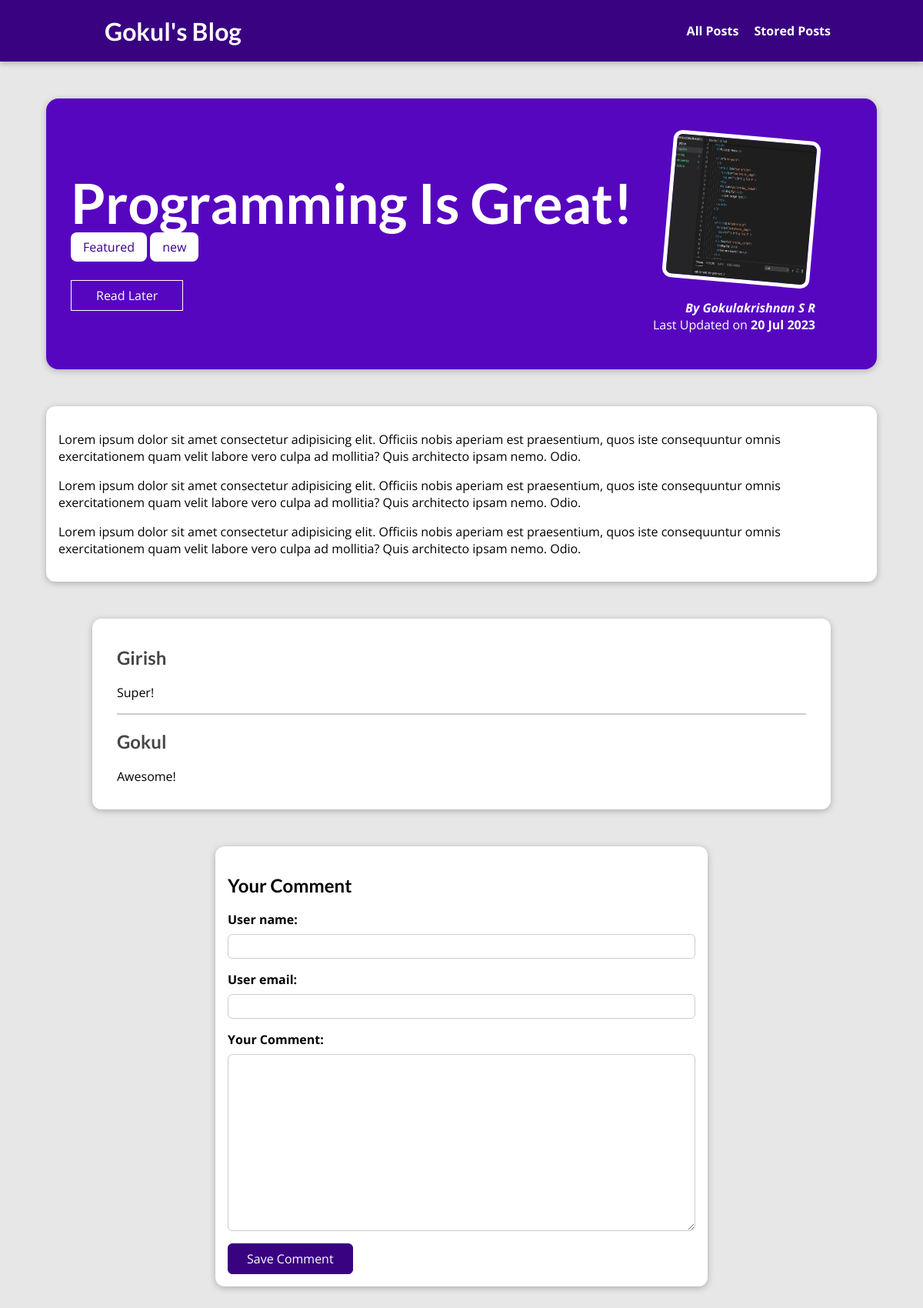
The page /posts/programming-is-great on the database its author committed.
### blog/models.py (models this page shows, shortened)
class Post(models.Model):
    title = models.CharField(max_length=100)
    excert = models.CharField(max_length=300)
    image = models.ImageField(upload_to="posts", null=True)
    date = models.DateField(auto_now=True)
    slug = models.SlugField(null=True, unique=True)
    content = models.TextField(validators=[MinLengthValidator(10)])
    author = models.ForeignKey(
        Author, on_delete=models.SET_NULL, null=True, related_name="posts")
    tags = models.ManyToManyField(Tag)

class Tag(models.Model):
    caption = models.CharField(max_length=100)

class Author(models.Model):
    first_name = models.CharField(max_length=255)
    last_name = models.CharField(max_length=255)
    email_address = models.EmailField()
    def full_name(self):
        return f"{self.first_name} {self.last_name}"
    def __str__(self) -> str:
        return self.full_name()

class Comment(models.Model):
    user_name = models.CharField(max_length=1000)
    user_email = models.EmailField()
    text = models.TextField()
    post = models.ForeignKey(
        Post, on_delete=models.CASCADE, related_name="comments")

### blog/views.py (the view, shortened to what this page needs)
# urls.py: path("posts/<slug:slug>", views.SinglePostView.as_view(),
class SinglePostView(View):
    def get(self, request, slug):
        post = Post.objects.get(slug=slug)
        context = {
            "post": post,
            "comment_form": CommentForm(),
            "tags": post.tags.all(),
            "comments": post.comments.all().order_by("-id")
        }
        return render(request, "blog/post-detail.html", context)

### blog/forms.py
class CommentForm(forms.ModelForm):
    class Meta:
        model = Comment
        exclude = ["post"]
        labels = {"text": "Your Comment" }

### blog/templates/blog/post-detail.html (shortened to what this page needs)
{% extends "base.html" %}
{% load static %}
{% block css_files %}
<link rel="stylesheet" href="{% static 'blog/post-detail.css' %}" />
{% endblock %}
{% block content %}
<section id="summary">
    <h2>{{post.title}}</h2>
    <div>
        {% for tag in tags %}
        <span class="tag" style="margin-top: 5px;">{{tag.caption}}</span>
        {% endfor %}
    </div>
    <div id="read-later">
        <form action="{% url 'read-later' %}" method="POST">
            <button>Read Later</button>
        </form>
    </div>
    <article>
        <img src="{{post.image.url}}" alt="{{post.title}}">
        <address>By <a href="mailto:{{post.author.email_address}}">{{ post.author }}</a></address>
        <div>
            Last Updated on <time>{{post.date | date:"d M Y"}}</time>
        </div>
    </article>
</section>
<main>
    <p>{{post.content | linebreaks}}</p>
</main>
<section id="comments">
    <ul>
        {% for comment in comments %}
        <li>
            <h2>{{comment.user_name}}</h2>
            <p>{{comment.text | linebreaks}}</p>
        </li>
        {% endfor %}
    </ul>
</section>
<div>
    <form id="comment-form" method="POST">
        <h2>Your Comment</h2>
        {% for form_field in comment_form %}
        <div class="form-control">
            {{ form_field.label_tag }}
            {{form_field}}
        </div>
        {% endfor %}
        <button>Save Comment</button>
    </form>
</div>
{% endblock %}

### static/app.css (style rules this page uses)
* { box-sizing: border-box; }
html { font-family: 'Open Sans', 'Lato', sans-serif; }
body { margin: 0; }
h1, h2, h3 { font-family: 'Lato', sans-serif; font-weight: bold; }

### blog/static/blog/post-detail.css (style rules this page uses)
body { background-color: #e7e7e7; }
#summary { margin: 8rem auto 3rem auto; padding: 2rem; width: 90%; max-width: 90rem; border-radius: 16px; background-color: #5706c0; position: relative; box-shadow: 0 2px 8px rgba(0, 0, 0, 0.25); height: 22rem; }
#summary h2 { color: white; font-size: 4.5rem; margin-bottom: 0.25rem; }
#summary article { position: absolute; top: 2rem; right: 3rem; padding: 1rem 2rem; border-radius: 12px; text-align: right; color: white; }
#summary article img { width: 12rem; height: 12rem; border-radius: 12px; transform: rotateZ(5deg); border: 5px solid white; margin-bottom: 1rem; }
#summary address { font-weight: bold; }
#summary a { color: white; text-decoration: none; }
#summary time { font-weight: bold; }
#read-later { margin: 2rem 0; }
#read-later button { background-color: transparent; border: 1px solid white; padding: 0.5rem 2rem; font: inherit; color: white; cursor: pointer; }
main { width: 90%; max-width: 90rem; margin: 3rem auto; background-color: white; padding: 1rem; border-radius: 12px; box-shadow: 0 2px 8px rgba(0, 0, 0, 0.25); }
.tag { background-color: white; color: #390281; padding: 0.5rem 1rem; border-radius: 8px; }
#comment-form { margin: 3rem auto; width: 90%; max-width: 40rem; border-radius: 12px; background-color: white; box-shadow: 0 2px 8px rgba(0, 0, 0, 0.25); padding: 1rem; }
#comment-form button { font: inherit; background-color: #390281; color: white; border: 1px solid #390281; padding: 0.5rem 1.5rem; border-radius: 6px; cursor: pointer; }
.form-control { margin-bottom: 1rem; }
.form-control label { font-weight: bold; margin-bottom: 0.5rem; display: block; }
.form-control input, .form-control textarea { display: block; width: 100%; font: inherit; padding: 0.25rem; border-radius: 6px; border: 1px solid #ccc; }
#comments { margin: 3rem auto; width: 90%; max-width: 60rem; border-radius: 12px; background-color: white; box-shadow: 0 2px 8px rgba(0, 0, 0, 0.25); padding: 1rem 2rem; }
#comments ul { list-style: none; margin: 0; padding: 0; }
#comments li { margin-bottom: 1rem; border-bottom: 2px solid #ccc; }
#comments li:last-of-type { border-bottom: none; }
#comments h2 { color: #464646; }

### rows shown on the page
Post: title "Programming Is Great!", image (picture), author "Gokulakrishnan S R", date "20 Jul 2023", content "Lorem ipsum dolor sit amet consectetur adipisicing elit. Officiis nobis aperiam est praesentium, quos iste consequuntur omnis exercitationem quam velit labore vero culpa ad mollitia? Quis architecto ipsam nemo. Odio. Lorem ipsum dolor sit amet consectetur adipisicing elit. Officiis nobis aperiam est praesentium, quos iste consequuntur omnis exercitationem quam velit labore vero culpa ad mollitia? Quis architecto ipsam nemo. Odio. Lorem ipsum dolor sit amet consectetur adipisicing elit. Officiis nobis aperiam est praesentium, quos iste consequuntur omnis exercitationem quam velit labore vero culpa ad mollitia? Quis architecto ipsam nemo. Odio."
Tag: caption "Featured"
Tag: caption "new"
Comment: user_name "Girish", text "Super!"
Comment: user_name "Gokul", text "Awesome!"
